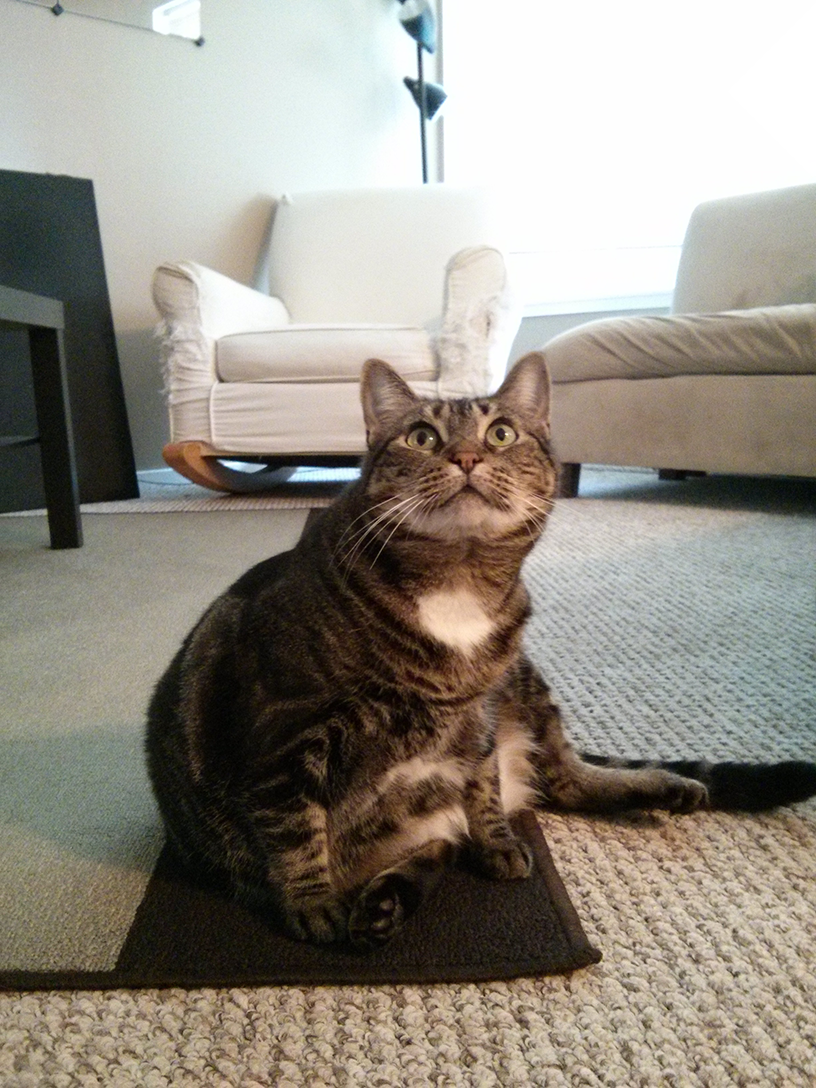
#> input picture w07/easy/input/example.png, 816 x 1088 px
$ python answer.py
#> lines starting #> are read from the running program, lines starting #| are printed output that depends on the picture
#!/usr/bin/env python3

from PIL import Image, ImageDraw, ImageFont
import os

# Q1. 'input'ディレクトリにある'example.png'を'open'メソッドを使って設定しよう
img_1 = Image.open('./input/example.png')
#> img_1 is the input picture: PIL image 816x1088 RGB; mean R, G, B 147, 141.1, 131.1

# Q2. 台紙となる画像を'new'メソッドを使って新規作成しよう
img_2 = Image.new('RGBA', (380, 300), 'white')
#> img_2: PIL image 380x300 RGBA; every value is 255

print(f'img_1の画像サイズ：{img_1.size}')
#| img_1の画像サイズ：(816, 1088)

# Q3. 'img_1'のサイズを'resize'しよう
new_img_1 = img_1.resize((img_1.width // 3, img_1.height // 3))

# Q4. 'img_2'に'new_img_1'を'paste'（貼り付け）しよう
img_2.paste(new_img_1, (100, 100))
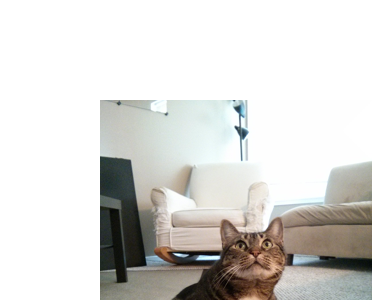
#> img_2: PIL image 380x300 RGBA; mean R, G, B, A 217.2, 216, 213.1, 255

# Q5. 'Draw'オブジェクトを生成し，引数に'img_2'を設定しよう
draw = ImageDraw.Draw(img_2)

font = ImageFont.truetype(
    '/usr/share/fonts/opentype/noto/NotoSerifCJK-Regular.ttc', size=32
)

text = 'sample_text'
text_position = [50, 50]
text_color = 'red'

draw.text(text_position, text, font=font, fill=text_color)

os.makedirs('output')
img_2.save('./output/creata_image.png')
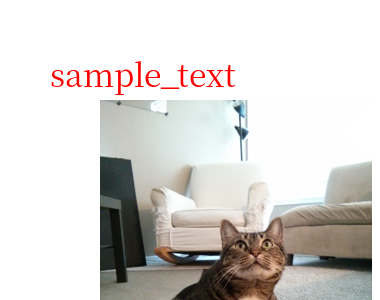
#> saved as creata_image.png: PIL image 380x300 RGBA; mean R, G, B, A 217.2, 213.8, 210.9, 255

print('画像が保存されました')
